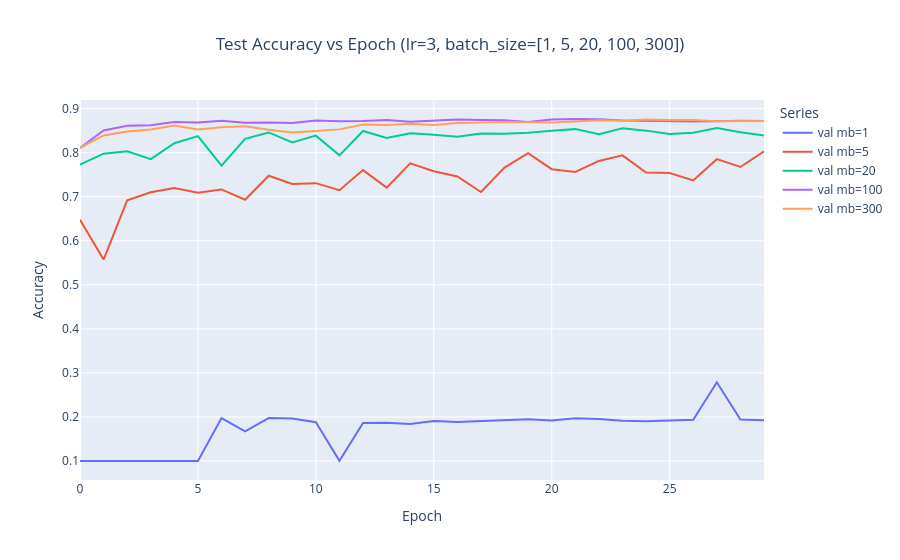

Notebook source saved alongside this figure:
### Code cell
print("\n".join(f'mb={i} max acc={max(data_3[f'val mb={i}']):.2f}' for i in batch_sizes))

fig = px.line(data_3, x='epoch', y=[f'val mb={i}' for i in batch_sizes],
			  labels={'value': 'Accuracy', 'epoch': 'Epoch', 'variable':'Series'},
			  title=f"Test Accuracy vs Epoch (lr={lr}, batch_size={batch_sizes})")
fig.update_layout(title={'x': 0.5, 'xanchor': 'center'})
fig.show()

### Figure 1 — Plotly figure (JSON) as saved in the notebook; plotly's stock layout.template omitted (floating-point values rounded to 4 significant figures)
{"data": [{"hovertemplate": "Series=val mb=1<br>Epoch=%{x}<br>Accuracy=%{y}<extra></extra>", "legendgroup": "val mb=1", "line": {"color": "#636efa", "dash": "solid"}, "marker": {"symbol": "circle"}, "mode": "lines", "name": "val mb=1", "orientation": "v", "showlegend": true, "type": "scatter", "x": [0, 1, 2, 3, 4, 5, 6, 7, 8, 9, 10, 11, 12, 13, 14, 15, 16, 17, 18, 19, 20, 21, 22, 23, 24, 25, 26, 27, 28, 29], "xaxis": "x", "y": [0.1, 0.1, 0.1, 0.1, 0.1006, 0.1001, 0.1975, 0.1674, 0.1974, 0.1962, 0.1879, 0.1005, 0.1865, 0.1866, 0.1842, 0.1906, 0.1885, 0.1905, 0.1932, 0.1946, 0.1922, 0.197, 0.1953, 0.1915, 0.1901, 0.1916, 0.1937, 0.2786, 0.1941, 0.1924], "yaxis": "y"}, {"hovertemplate": "Series=val mb=5<br>Epoch=%{x}<br>Accuracy=%{y}<extra></extra>", "legendgroup": "val mb=5", "line": {"color": "#EF553B", "dash": "solid"}, "marker": {"symbol": "circle"}, "mode": "lines", "name": "val mb=5", "orientation": "v", "showlegend": true, "type": "scatter", "x": [0, 1, 2, 3, 4, 5, 6, 7, 8, 9, 10, 11, 12, 13, 14, 15, 16, 17, 18, 19, 20, 21, 22, 23, 24, 25, 26, 27, 28, 29], "xaxis": "x", "y": [0.6476, 0.5574, 0.6917, 0.7101, 0.7197, 0.709, 0.7165, 0.6931, 0.7476, 0.7289, 0.7308, 0.7148, 0.7604, 0.7205, 0.7758, 0.7577, 0.7459, 0.7107, 0.766, 0.7987, 0.7625, 0.7561, 0.7812, 0.7939, 0.7548, 0.7536, 0.7368, 0.7852, 0.7675, 0.8032], "yaxis": "y"}, {"hovertemplate": "Series=val mb=20<br>Epoch=%{x}<br>Accuracy=%{y}<extra></extra>", "legendgroup": "val mb=20", "line": {"color": "#00cc96", "dash": "solid"}, "marker": {"symbol": "circle"}, "mode": "lines", "name": "val mb=20", "orientation": "v", "showlegend": true, "type": "scatter", "x": [0, 1, 2, 3, 4, 5, 6, 7, 8, 9, 10, 11, 12, 13, 14, 15, 16, 17, 18, 19, 20, 21, 22, 23, 24, 25, 26, 27, 28, 29], "xaxis": "x", "y": [0.7728, 0.7976, 0.8031, 0.7854, 0.8213, 0.8377, 0.7704, 0.8314, 0.8459, 0.8231, 0.8387, 0.7939, 0.8492, 0.8334, 0.8438, 0.8409, 0.8359, 0.8435, 0.8428, 0.8453, 0.8497, 0.8534, 0.8418, 0.8553, 0.85, 0.8423, 0.845, 0.8558, 0.8463, 0.8389], "yaxis": "y"}, {"hovertemplate": "Series=val mb=100<br>Epoch=%{x}<br>Accuracy=%{y}<extra></extra>", "legendgroup": "val mb=100", "line": {"color": "#ab63fa", "dash": "solid"}, "marker": {"symbol": "circle"}, "mode": "lines", "name": "val mb=100", "orientation": "v", "showlegend": true, "type": "scatter", "x": [0, 1, 2, 3, 4, 5, 6, 7, 8, 9, 10, 11, 12, 13, 14, 15, 16, 17, 18, 19, 20, 21, 22, 23, 24, 25, 26, 27, 28, 29], "xaxis": "x", "y": [0.8106, 0.8505, 0.8613, 0.862, 0.8694, 0.8684, 0.8726, 0.8681, 0.8685, 0.8674, 0.8729, 0.8713, 0.8719, 0.8739, 0.8702, 0.873, 0.8754, 0.8742, 0.8737, 0.8697, 0.875, 0.8764, 0.8758, 0.8729, 0.8719, 0.8724, 0.8705, 0.8714, 0.8726, 0.8718], "yaxis": "y"}, {"hovertemplate": "Series=val mb=300<br>Epoch=%{x}<br>Accuracy=%{y}<extra></extra>", "legendgroup": "val mb=300", "line": {"color": "#FFA15A", "dash": "solid"}, "marker": {"symbol": "circle"}, "mode": "lines", "name": "val mb=300", "orientation": "v", "showlegend": true, "type": "scatter", "x": [0, 1, 2, 3, 4, 5, 6, 7, 8, 9, 10, 11, 12, 13, 14, 15, 16, 17, 18, 19, 20, 21, 22, 23, 24, 25, 26, 27, 28, 29], "xaxis": "x", "y": [0.8106, 0.839, 0.848, 0.8525, 0.8619, 0.8527, 0.8578, 0.86, 0.852, 0.8459, 0.8494, 0.8528, 0.8637, 0.8627, 0.8655, 0.8628, 0.8671, 0.8689, 0.8693, 0.8691, 0.8684, 0.8705, 0.8736, 0.8725, 0.8753, 0.8739, 0.8743, 0.8716, 0.8724, 0.8718], "yaxis": "y"}], "layout": {"legend": {"title": {"text": "Series"}, "tracegroupgap": 0}, "title": {"text": "Test Accuracy vs Epoch (lr=3, batch_size=[1, 5, 20, 100, 300])", "x": 0.5, "xanchor": "center"}, "xaxis": {"anchor": "y", "domain": [0, 1], "title": {"text": "Epoch"}}, "yaxis": {"anchor": "x", "domain": [0, 1], "title": {"text": "Accuracy"}}}}
